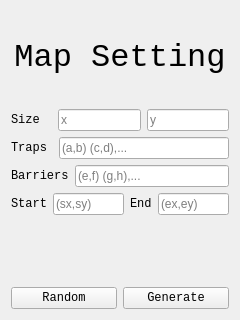
<?xml version="1.0" encoding="UTF-8"?>
<ui version="4.0">
 <class>pageSetting</class>
 <widget class="QWidget" name="pageSetting">
  <property name="windowModality">
   <enum>Qt::ApplicationModal</enum>
  </property>
  <property name="geometry">
   <rect>
    <x>0</x>
    <y>0</y>
    <width>240</width>
    <height>320</height>
   </rect>
  </property>
  <property name="sizePolicy">
   <sizepolicy hsizetype="Fixed" vsizetype="Fixed">
    <horstretch>0</horstretch>
    <verstretch>0</verstretch>
   </sizepolicy>
  </property>
  <property name="minimumSize">
   <size>
    <width>240</width>
    <height>320</height>
   </size>
  </property>
  <property name="maximumSize">
   <size>
    <width>240</width>
    <height>320</height>
   </size>
  </property>
  <property name="windowTitle">
   <string>Database Connection</string>
  </property>
  <property name="layoutDirection">
   <enum>Qt::LeftToRight</enum>
  </property>
  <property name="autoFillBackground">
   <bool>true</bool>
  </property>
  <layout class="QHBoxLayout" name="horizontalLayout">
   <item>
    <layout class="QVBoxLayout" name="verticalLayout" stretch="4,2,2,2,2,2,0,2">
     <item>
      <widget class="QLabel" name="label_4">
       <property name="font">
        <font>
         <family>Consolas</family>
         <pointsize>24</pointsize>
        </font>
       </property>
       <property name="text">
        <string>Map Setting</string>
       </property>
       <property name="alignment">
        <set>Qt::AlignCenter</set>
       </property>
      </widget>
     </item>
     <item>
      <layout class="QHBoxLayout" name="horizontalLayout_6" stretch="2,4,4">
       <item>
        <widget class="QLabel" name="label_3">
         <property name="font">
          <font>
           <family>Consolas</family>
          </font>
         </property>
         <property name="text">
          <string>Size</string>
         </property>
        </widget>
       </item>
       <item>
        <widget class="QLineEdit" name="edit_x">
         <property name="text">
          <string/>
         </property>
         <property name="placeholderText">
          <string>x</string>
         </property>
        </widget>
       </item>
       <item>
        <widget class="QLineEdit" name="edit_y">
         <property name="placeholderText">
          <string>y</string>
         </property>
        </widget>
       </item>
      </layout>
     </item>
     <item>
      <layout class="QHBoxLayout" name="horizontalLayout_3" stretch="2,8">
       <item>
        <widget class="QLabel" name="label">
         <property name="font">
          <font>
           <family>Consolas</family>
          </font>
         </property>
         <property name="text">
          <string>Traps</string>
         </property>
        </widget>
       </item>
       <item>
        <widget class="QLineEdit" name="edit_trap">
         <property name="placeholderText">
          <string>(a,b) (c,d),...</string>
         </property>
        </widget>
       </item>
      </layout>
     </item>
     <item>
      <layout class="QHBoxLayout" name="horizontalLayout_5" stretch="2,8">
       <item>
        <widget class="QLabel" name="label_2">
         <property name="font">
          <font>
           <family>Consolas</family>
          </font>
         </property>
         <property name="text">
          <string>Barriers</string>
         </property>
        </widget>
       </item>
       <item>
        <widget class="QLineEdit" name="edit_barrier">
         <property name="placeholderText">
          <string>(e,f) (g,h),...</string>
         </property>
        </widget>
       </item>
      </layout>
     </item>
     <item>
      <layout class="QHBoxLayout" name="horizontalLayout_7">
       <item>
        <widget class="QLabel" name="label_5">
         <property name="font">
          <font>
           <family>Consolas</family>
          </font>
         </property>
         <property name="text">
          <string>Start</string>
         </property>
        </widget>
       </item>
       <item>
        <widget class="QLineEdit" name="edit_s">
         <property name="placeholderText">
          <string>(sx,sy)</string>
         </property>
        </widget>
       </item>
       <item>
        <widget class="QLabel" name="label_6">
         <property name="font">
          <font>
           <family>Consolas</family>
          </font>
         </property>
         <property name="text">
          <string>End</string>
         </property>
        </widget>
       </item>
       <item>
        <widget class="QLineEdit" name="edit_e">
         <property name="placeholderText">
          <string>(ex,ey)</string>
         </property>
        </widget>
       </item>
      </layout>
     </item>
     <item>
      <spacer name="verticalSpacer_2">
       <property name="orientation">
        <enum>Qt::Vertical</enum>
       </property>
       <property name="sizeHint" stdset="0">
        <size>
         <width>20</width>
         <height>40</height>
        </size>
       </property>
      </spacer>
     </item>
     <item>
      <layout class="QHBoxLayout" name="horizontalLayout_4">
       <item>
        <spacer name="horizontalSpacer">
         <property name="orientation">
          <enum>Qt::Horizontal</enum>
         </property>
         <property name="sizeHint" stdset="0">
          <size>
           <width>40</width>
           <height>20</height>
          </size>
         </property>
        </spacer>
       </item>
       <item>
        <spacer name="horizontalSpacer_2">
         <property name="orientation">
          <enum>Qt::Horizontal</enum>
         </property>
         <property name="sizeHint" stdset="0">
          <size>
           <width>40</width>
           <height>20</height>
          </size>
         </property>
        </spacer>
       </item>
      </layout>
     </item>
     <item>
      <layout class="QHBoxLayout" name="horizontalLayout_2" stretch="1,1">
       <item>
        <widget class="QPushButton" name="btn_random">
         <property name="font">
          <font>
           <family>Consolas</family>
          </font>
         </property>
         <property name="text">
          <string>Random</string>
         </property>
        </widget>
       </item>
       <item>
        <widget class="QPushButton" name="btn_generate">
         <property name="font">
          <font>
           <family>Consolas</family>
          </font>
         </property>
         <property name="text">
          <string>Generate</string>
         </property>
        </widget>
       </item>
      </layout>
     </item>
    </layout>
   </item>
  </layout>
 </widget>
 <resources/>
 <connections/>
</ui>
